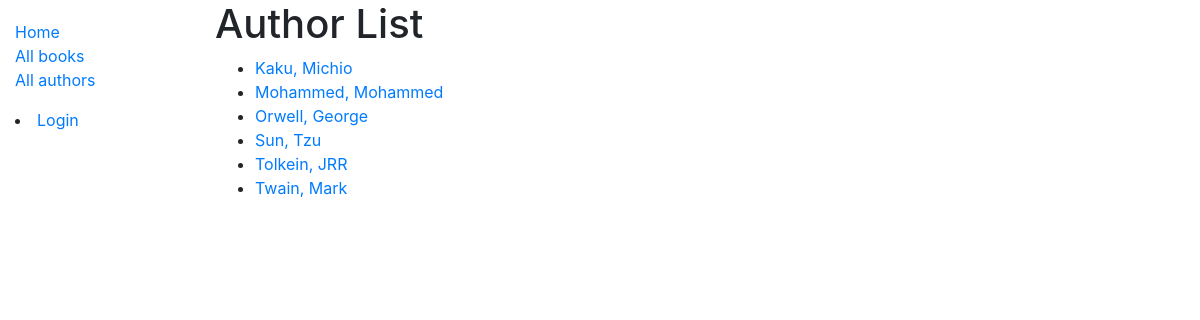
Screenshot of /catalog/authors/ with the database file from the repository.
### catalog/models.py (models this page shows, shortened)
class Author(models.Model):
    first_name = models.CharField(max_length=100)
    last_name = models.CharField(max_length=100)
    date_of_birth = models.DateField(null=True, blank=True)
    date_of_death = models.DateField('Died', null=True, blank=True)
    class Meta:
        ordering = ['last_name', 'first_name']
    def get_absolute_url(self):
        return reverse('author-detail', args=[str(self.id)])

### catalog/views.py (the view)
# urls.py: path('authors/', views.AuthorListView.as_view(), name='authors'),
class AuthorListView(generic.ListView):
    model = Author

### catalog/templates/catalog/author_list.html
{% extends "base_generic.html" %}
{% block content %}
  <h1>Author List</h1>
  {% if author_list %}
  <ul>
    {% for author in author_list %}
      <li>
        <a href="{{ author.get_absolute_url }}">{{ author.last_name }}, {{ author.first_name }}</a>
      </li>
    {% endfor %}
  </ul>
  {% else %}
    <p>There are no authors in the library.</p>
  {% endif %}
{% endblock %}

### rows the page displays
Author: last_name "Kaku", first_name "Michio"
Author: last_name "Mohammed", first_name "Mohammed"
Author: last_name "Orwell", first_name "George"
Author: last_name "Sun", first_name "Tzu"
Author: last_name "Tolkein", first_name "JRR"
Author: last_name "Twain", first_name "Mark"
